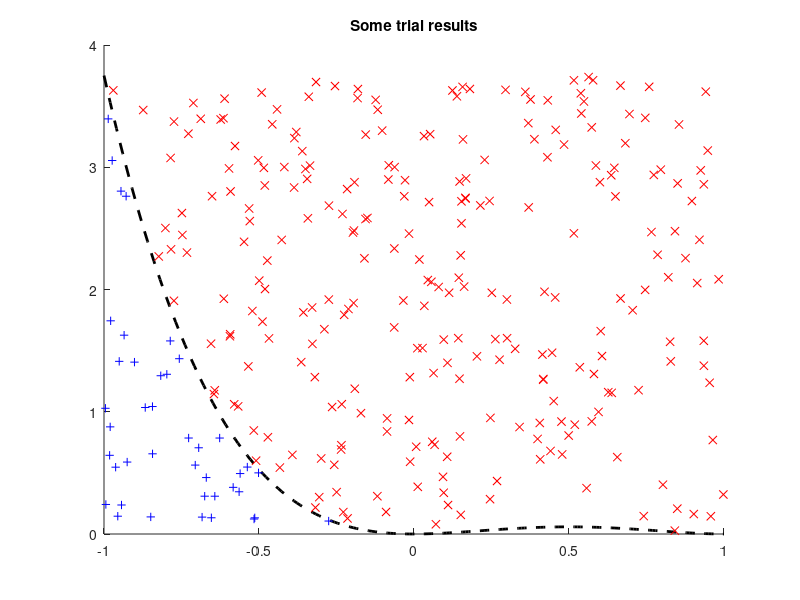
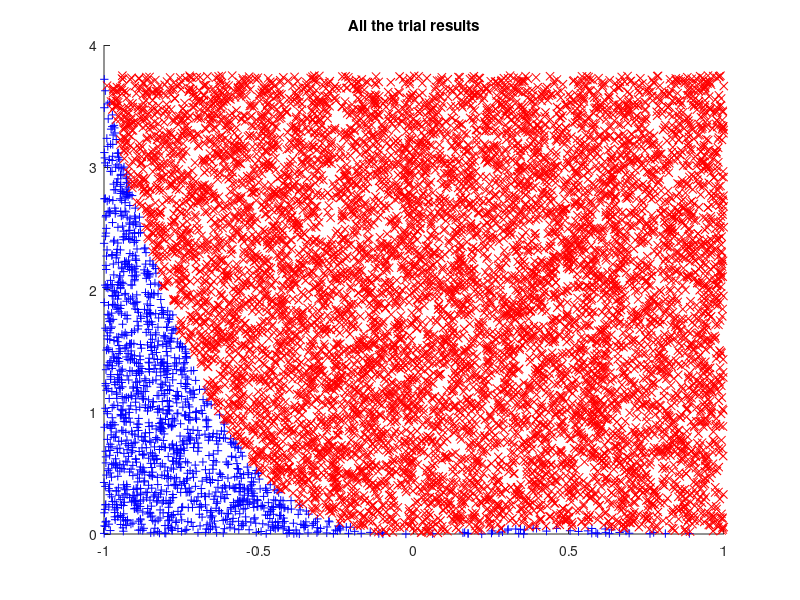
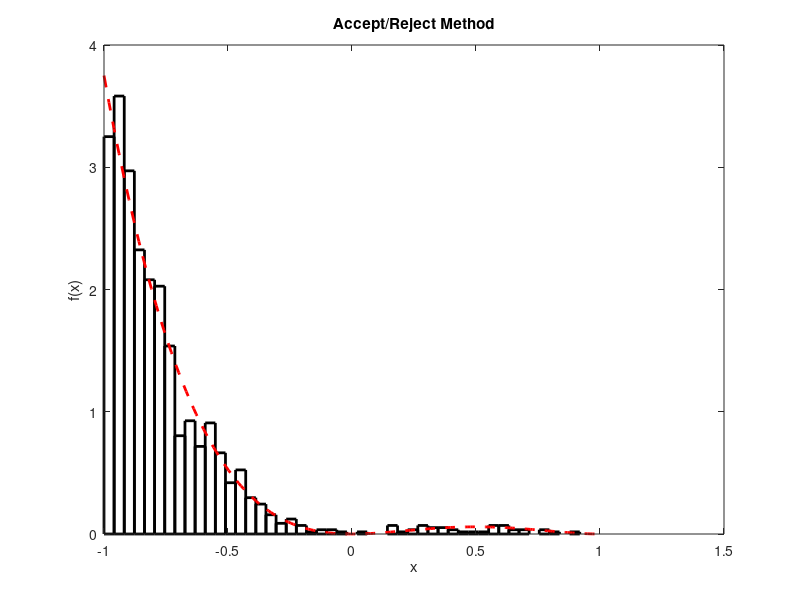

These charts were generated, in order, by the following MATLAB code:
%% Accept / Reject Method DEMO
clear all; close all;

% Settings.
n = 1e4;                        % number of trials

S = [-1, 1];                    % support (domain of nonzero values)
a = S(1); b = S(end);           % interval endpoints

g = @(x) 6 * x.^2 .* (1-x).^2;  % density function
B = @(x) 24 + (x-x);             % bounding function (constant)

% Scale set functions to appropriate size (optional).
I = integral(g,a,b); 
f = @(x) (1/I)*g(x);
M = @(x) (1/I)*B(x);

% Initialize random variables for n trials.
T = (b-a)*rand(1,n)+a;          % x-value uniform distribution on S
U = rand(1,n);                  % y-scale factor uniform distribution

% Test criteria.
ACCEPT = [ U .* M(T) <= f(T) ]; % logic array (0 if reject, 1 if accept)
X = T(ACCEPT);                  % set X = T if accepted

nACCEPT = sum(ACCEPT);          % count how many we accepted (stats)
pACCEPT = nACCEPT/n;            % percentage accepted (stats)

%% Plotting
% Plot the choosing process...
figure(1)
hold on
wait = 'Ready for trials...';

x = linspace(a,b,200);              % domain for actual density
plot(x,f(x),'k--','LineWidth',2);   % plot actual density
title(wait);
for i = 1:20
    pause(.1)
    p = plot(T(i),U(i)*M(T(i)),'ko');
    title(['Trial #' num2str(i)]);
    pause(.1)
    if ACCEPT(i) == 0
        set(p,'Color','r','Marker','x');
        title('Reject...');
    else
        set(p,'Color','b','Marker','+');
        title('Accept!');
    end
end
title('Let''s end this...'); 
pause(.1)
run = 1; i = 20;
while run
    i = i+1;
    pause(.001)
    p = plot(T(i),U(i)*M(T(i)),'ko');
%     title(['Trial #' num2str(i)]);
    pause(.001)
    if ACCEPT(i) == 0
        set(p,'Color','r','Marker','x');
    else
        set(p,'Color','b','Marker','+');
    end
    if i == min(300,n)
        run = 0;
    end
end
title('Much, much later...');
pause(.1)
title('Some trial results');

% Plot all the trial results
figure(2)
hold on
plot(T(ACCEPT),U(ACCEPT).*M(T(ACCEPT)),'b+');
plot(T(~ACCEPT),U(~ACCEPT).*M(T(~ACCEPT)),'rx');

title('Now... I''ll count the accepted.');
pause(.1)
title('All the trial results');

% Plot the approximate and actual density.
figure(3)
m = 50;                                 % number of bins
EDGES = linspace(a,b,m);                % define bins for histogram
FREQ = histc(X,EDGES);                  % report frequency in each bin
A = nACCEPT*(b-a)/(m-1);                % 'area' of histogram
approx = bar(EDGES,FREQ/A,'histc');     % plot approximate density

hold on

x = linspace(a,b,200);              % domain for actual density
plot(x,f(x),'r--','LineWidth',2);   % plot actual density
    
xlabel('x'); ylabel('f(x)'); title('Accept/Reject Method');
set(approx,'FaceColor',[1 1 1],'LineWidth',2);